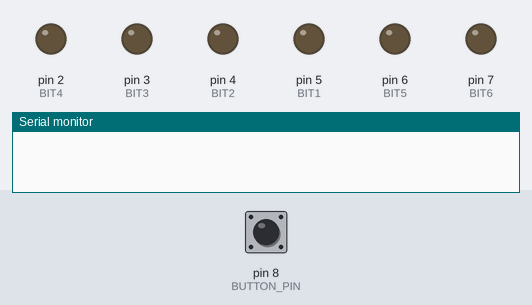
Bench run of a sketch on a simulated Arduino Uno, built with avr-gcc and run on an emulated ATmega328P. On the bench: output pins drawn as LEDs (lit = HIGH), the last lines printed to the serial monitor. The inputs (shaded band) are chosen by the test bench; at power-on: pin 8 (BUTTON_PIN) HIGH.

Above: at 1.2 s.
1.3 s: pin 8 (BUTTON_PIN) pulled LOW for 0.15 s
At 1.5 s:
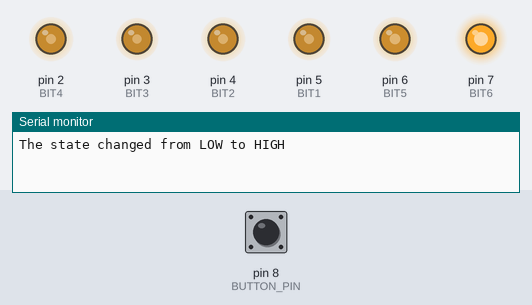
4.3 s: pin 8 (BUTTON_PIN) pulled LOW for 1 s
At 5.39 s:
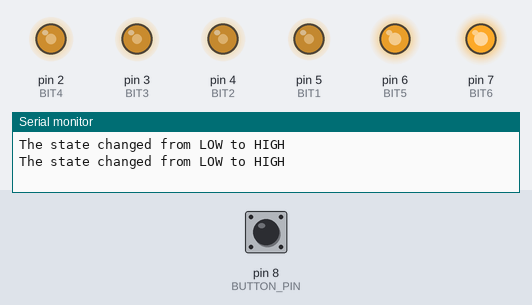
7.3 s: pin 8 (BUTTON_PIN) pulled LOW for 3.2 s
At 10.63 s:
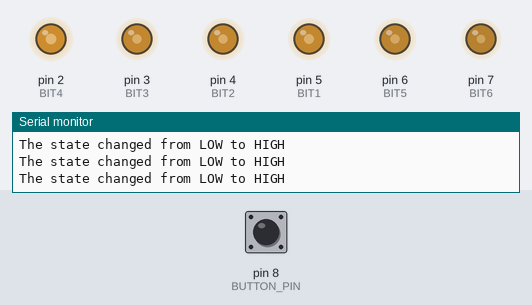
Timing chart, 0 to 12.2 s (numbered marks = the images above; inputs shaded):
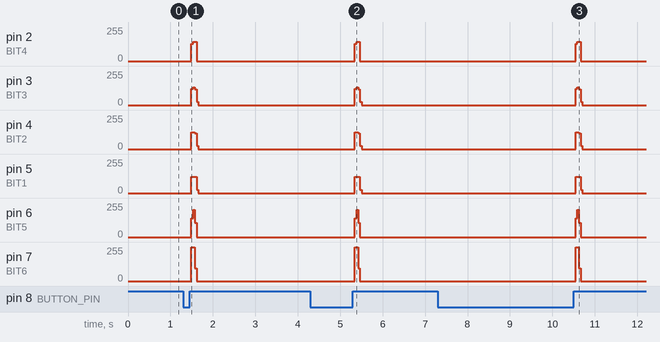

Measured:
- after the input at 1.3 s, pin 2 (BIT4): 0/255 → 143/255 after 0.20 s, → 0/255 0.12 s later; pin 4 (BIT2): 0/255 → 126/255 after 0.20 s, → 0/255 0.08 s later
- after the input at 4.3 s, pin 2 (BIT4): 0/255 → 143/255 after 1.0 s, → 0/255 0.12 s later; pin 4 (BIT2): 0/255 → 126/255 after 1.0 s, → 0/255 0.08 s later
- after the input at 7.3 s, pin 2 (BIT4): 0/255 → 143/255 after 3.2 s, → 0/255 0.12 s later; pin 4 (BIT2): 0/255 → 126/255 after 3.2 s, → 0/255 0.08 s later

The sketch:

6bitBinCounter_v3.ino
```cpp
const int BUTTON_PIN=8;
const int BIT6=7;
const int BIT5=6;
const int BIT4=2;
const int BIT3=3;
const int BIT2=4;
const int BIT1=5;

int delayTime=1;

int lastState = HIGH; // the previous state from the input pin
int currentState;

int k=0;

void setup() {
  //Initiate Serial communication.
  Serial.begin(9600);
  for (int i=2;i<8;i++) {
    pinMode(i,OUTPUT);
  }
  pinMode(BUTTON_PIN, INPUT_PULLUP);
}

void loop() {
  // put your main code here, to run repeatedly:
  // Serial.print("\n Start main Loop");
  currentState = digitalRead(BUTTON_PIN);
  if (lastState == LOW && currentState == HIGH) {
    Serial.println("The state changed from LOW to HIGH");
    for(int k=0;k<64;k++) {
      resetOutput();
      calcBin(k);
      delay(delayTime);
    }
    for(int k=62;k>0;k--) {
      resetOutput();
      calcBin(k);
      delay(delayTime);
    }
  resetOutput();
  }
  lastState = currentState;
}

void resetOutput(){
  digitalWrite(BIT1,LOW);
  digitalWrite(BIT2,LOW);
  digitalWrite(BIT3,LOW);
  digitalWrite(BIT4,LOW);
  digitalWrite(BIT5,LOW);
  digitalWrite(BIT6,LOW);
}

void allOff() {
    resetOutput();
}
void allOn(){
    calcBin(63);
}

void blink(int times) {
  for (int t=times;t>0;t--) {
    allOff();
    delay(delayTime*3);
    allOn();
    delay(delayTime*6);
  }
}

void calcBin(int inputNumber){
  int a[10];
  int i=0;
  int j=0;
  for(i=0;inputNumber>0; i++) {
    a[i] = inputNumber % 2;
    inputNumber = inputNumber / 2;
  }
  for(j = i - 1; j >= 0; j--)  {
    if (j == 5) {
      if (a[j] == 1) {
        digitalWrite(BIT6,HIGH);
      }
    }
    if (j == 4) {
      if (a[j] == 1) {
        digitalWrite(BIT5,HIGH);
      }
    }
    if (j == 3) {
      if (a[j] == 1) {
        digitalWrite(BIT4,HIGH);
      }
    }
    if (j == 2) {
      if (a[j] == 1) {
        digitalWrite(BIT3,HIGH);
      }
    }
    if (j == 1) {
      if (a[j] == 1) {
        digitalWrite(BIT2,HIGH);
      }
    }
    if (j == 0) {
      if (a[j] == 1) {
        digitalWrite(BIT1,HIGH);
      }
    }
    //Serial.print(a[j]);
  }
}
```
